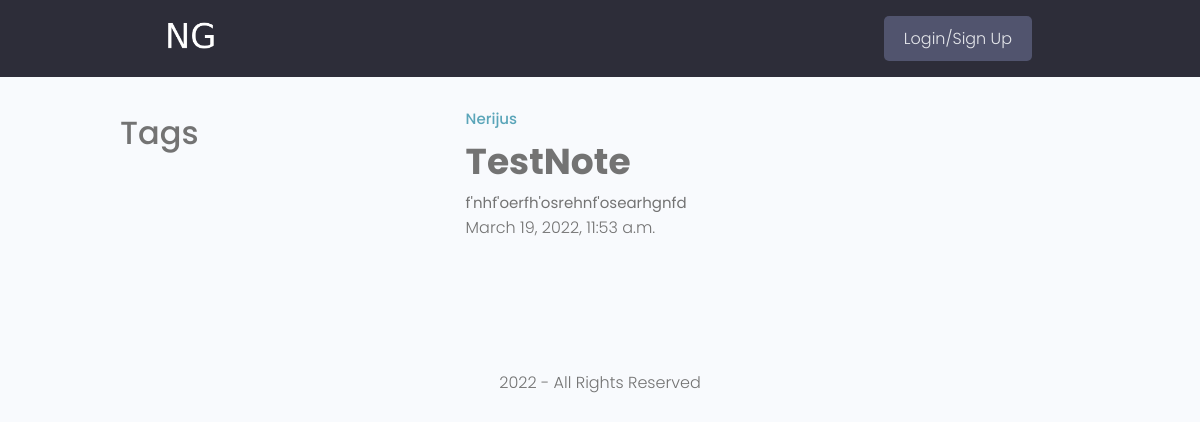
Page /note/d3070ff4-d494-4e74-b4e6-ba10fc1ce03a/ on the earlier database version.
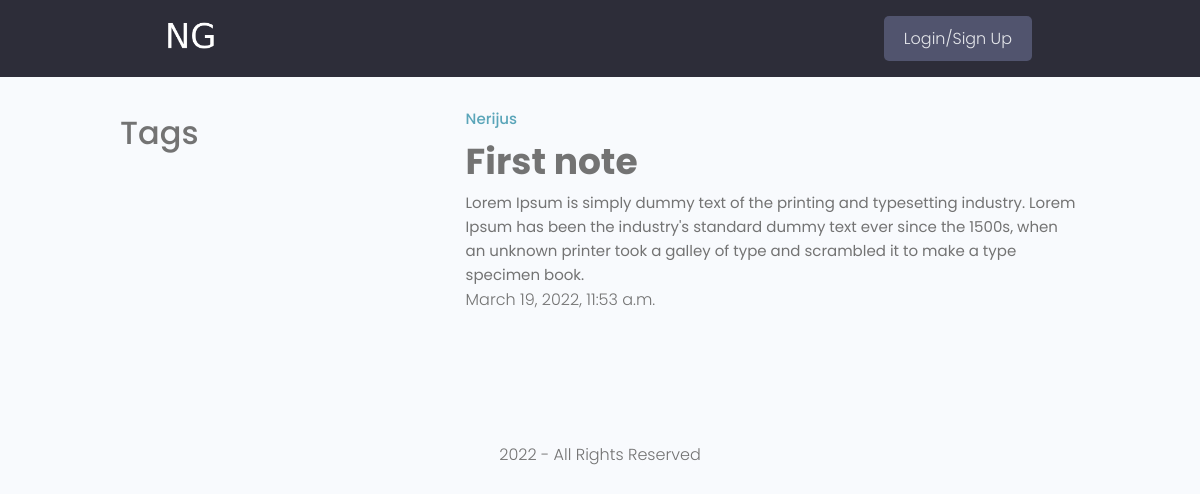
Same page on the later database version.
### notes/models.py (models this page shows, shortened)
class Note(models.Model):
    owner = models.ForeignKey(User, null=True, blank=True, on_delete=models.SET_NULL)
    title = models.CharField(max_length=200)
    description = models.TextField(null=True, blank=True)
    image = models.ImageField(null=True, blank=True, default = 'default.jpg')
    created = models.DateTimeField(auto_now_add=True)
    category = models.ManyToManyField('Category', blank=True)
    id = models.UUIDField(default=uuid.uuid4, unique=True, primary_key=True, editable=False)

### notes/views.py (the view)
# urls.py: path('note/<str:pk>/', views.note, name= "note"),
def note(request, pk):
    note = Note.objects.get(id=pk)
    category = note.category.all()
    return render(request, 'note.html', {'note': note, 'category': category})

### notes/templates/note.html (shortened to what this page needs)
{% extends 'main.html' %}
{% block content %}
  <main class="singleskill my-md">
    <div class="container">
      <div class="layout">
        <div class="column column--1of3">
          <h3 class="singleskill__subtitle">Tags</h3>
        </div>
        <div class="column column--2of3">
          <a href="profile.html" class="singleskill__developer">{{note.owner}}</a>
          <h2 class="singleskill__title">{{note.title}}</h2>
          <div class="singleskill__info">
            {{note.description}}
            <br />
            <p>{{note.created}}</p>
          </div>
        </div>
      </div>
    </div>
  </main>
{% endblock content %}

### templates/main.html (shortened to what this page needs)
<!DOCTYPE html>
{% load static %}
<html lang="en">
<head>
    <link rel="stylesheet" href="https://cdn.iconmonstr.com/1.3.0/css/iconmonstr-iconic-font.min.css" />
    <link rel="stylesheet" href="{% static 'uikit/styles/uikit.css' %}" />
    <link rel="stylesheet" href="{% static 'styles/app.css' %}" />
</head>
<body>
    {% include 'navbar.html' %}
    {% block content %}
    {% endblock content %}
    <p style= 'text-align: center;margin-top: 10rem;'>2022 - All Rights Reserved</p>
</body>
</html>

### templates/navbar.html (shortened to what this page needs)
{% load static %}
  <header class="header">
    <div class="container container--narrow">
      <a href="{% url 'notes' %}" class="header__logo">
        <img src="{% static 'images/logo.png' %}" alt=" Logo" />
      </a>
      <nav class="header__nav">
        <ul class="header__menu">
          {% if request.user.is_authenticated %}
          <li class="header__menuItem"><a href="{% url 'logout' %}" class="btn btn--sub">Logout</a></li>
          <li class="header__menuItem"><a href="{% url 'notes' %}">Notes</a></li>
          <li class="header__menuItem"><a href="">My Account</a></li>
          {% else %}
          <li class="header__menuItem"><a href="{% url 'login' %}" class="btn btn--sub">Login/Sign Up</a></li>
          {% endif %}
        </ul>
      </nav>
    </div>
  </header>

### static/styles/app.css (style rules this page uses)
:root { --color-sub: #2d2d39; }
.btn--sub { background-color: var(--color-sub-light); }
img { width: 100%; }
.header { position: sticky; z-index: 111; background-color: var(--color-sub); padding: 1.5rem 0; }
.header > .container { display: flex; justify-content: space-between; align-items: center; }
.header__logo > img { height: 3.8rem; }
.header__nav > ul { display: inline-flex; align-items: center; list-style: none; gap: 6.5rem; }
.header__menuItem > a { color: var(--color-light); font-weight: 300; }

### static/uikit/styles/modules/_variables.css (style rules this page uses)
:root { --color-main: #5aa5b9; --color-main-light: #e6faff; --color-sub: #3f4156; --color-sub-light: #51546e; --color-sub-lighter: #ededfd; --color-text: #737373; --color-gray: #8b8b8b; --color-light: #e5e7eb; --color-light-gray: #767676; --color-bg: #f8fafd; --color-white: #fffefd; --color-white-light: #f3f3f3; --color-success: #359e64; --color-success-bg: #def8e8; --color-error: #fc4b0b; --color-error-bg: #fff2ee; --font-base: 'Poppins', arial, helvetica, 'Segoe UI', roboto, ubuntu, sans-serif; --font-monospace: 'Fira Code', 'Courier New', courier, monospace; --font-regular: 300; --font-medium: 500; --font-bold: 700; --generic-shadow: 1px 1px 5px #00000010; --generic-transition: all 0.3s ease-in-out; }

### static/uikit/styles/modules/_base.css (style rules this page uses)
* { margin: 0; padding: 0; box-sizing: border-box; text-rendering: optimizeLegibility; color: inherit; font-size: inherit; }
html { font-size: 50%; }
@media only screen and (min-width: 480px) { html { font-size: 56.25%; } }
@media only screen and (min-width: 1200px) { html { font-size: 62.5%; } }
body { line-height: 1.6; font-weight: 400; font-size: 1.5rem; color: var(--color-text); background-color: var(--color-bg); min-height: 100vh; }

### static/uikit/styles/modules/_typography.css (style rules this page uses)
* { font-family: var(--font-base); }
h2 { font-size: 3.6rem; font-weight: var(--font-bold); }
h3 { font-size: 3.2rem; font-weight: var(--font-medium); }
p, span, strong { font-size: 1.6rem; color: var(--color-text); font-weight: var(--font-regular); }
a { padding-bottom: 2px; text-decoration: none; display: inline-block; color: var(--color-main); font-weight: var(--font-medium); }

### static/uikit/styles/modules/_utilities.css (style rules this page uses)
.container { width: 92%; max-width: 165rem; margin: 0 auto; box-sizing: border-box; }
.container--narrow { width: 92%; max-width: 120rem; }
@media screen and (min-width: 1000px) { .container { width: 90%; } }
@media screen and (min-width: 1000px) { .container--narrow { width: 85%; } }
@media screen and (min-width: 1200px) { .container { width: 80%; } }
@media screen and (min-width: 1200px) { .container--narrow { width: 72%; } }
.my-md { margin: 3rem auto; }

### static/uikit/styles/modules/_button.css (style rules this page uses)
.btn { display: inline-block; position: relative; cursor: pointer; background-color: var(--color-light); font-weight: var(--font-medium); color: var(--color-sub); text-decoration: none; padding: 1rem 2rem; border-radius: 0.5rem; border: none; width: -webkit-fit-content; width: -moz-fit-content; width: fit-content; height: -webkit-fit-content; height: -moz-fit-content; height: fit-content; font-size: 1.6rem; outline-width: 0; outline-color: transparent; -webkit-backface-visibility: hidden; backface-visibility: hidden; transition: all 0.3s ease-in-out; }
.btn--sub { background-color: var(--color-sub); color: var(--color-white); }

### static/uikit/styles/modules/_layout.css (style rules this page uses)
.layout { display: flex; flex-flow: row wrap; justify-content: space-between; }
.layout > .column { margin-bottom: 3rem; }
.layout > .column.column--1of3 { flex-basis: 30%; }
.layout > .column.column--2of3 { flex-basis: 64%; }

Differences in the rows shown:
changed Note "Nerijus": title "TestNote" → "First note"; description "f'nhf'oerfh'osrehnf'osearhgnfd" → "Lorem Ipsum is simply dummy text of the printing and typesetting industry. Lorem Ipsum has been the industry's standard dummy text ever since the 1500s, when an unknown printer took a galley of type and scrambled it to make a type specimen book."
